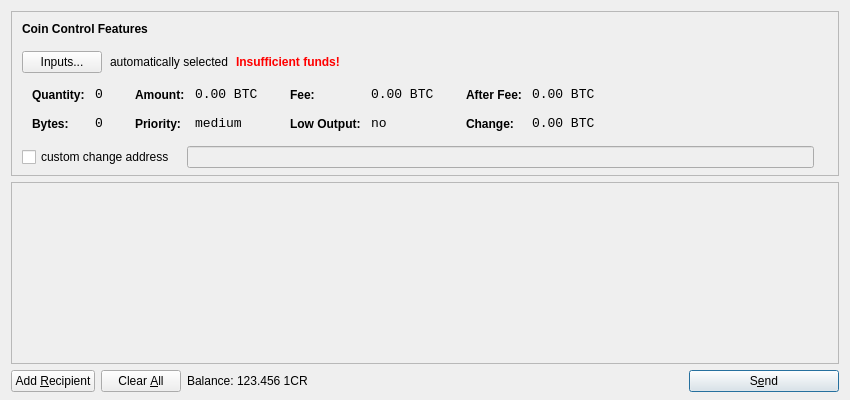
<?xml version="1.0" encoding="UTF-8"?>
<ui version="4.0">
 <class>SendCoinsDialog</class>
 <widget class="QDialog" name="SendCoinsDialog">
  <property name="geometry">
   <rect>
    <x>0</x>
    <y>0</y>
    <width>850</width>
    <height>400</height>
   </rect>
  </property>
  <property name="windowTitle">
   <string>Send Coins</string>
  </property>
  <layout class="QVBoxLayout" name="verticalLayout" stretch="0,1,0">
   <property name="bottomMargin">
    <number>8</number>
   </property>
   <item>
    <widget class="QFrame" name="frameCoinControl">
     <property name="sizePolicy">
      <sizepolicy hsizetype="Expanding" vsizetype="Expanding">
       <horstretch>0</horstretch>
       <verstretch>0</verstretch>
      </sizepolicy>
     </property>
     <property name="maximumSize">
      <size>
       <width>16777215</width>
       <height>16777215</height>
      </size>
     </property>
     <property name="frameShape">
      <enum>QFrame::StyledPanel</enum>
     </property>
     <property name="frameShadow">
      <enum>QFrame::Sunken</enum>
     </property>
     <layout class="QVBoxLayout" name="verticalLayoutCoinControl2">
      <property name="spacing">
       <number>-1</number>
      </property>
      <property name="leftMargin">
       <number>0</number>
      </property>
      <property name="topMargin">
       <number>0</number>
      </property>
      <property name="rightMargin">
       <number>0</number>
      </property>
      <property name="bottomMargin">
       <number>6</number>
      </property>
      <item>
       <layout class="QVBoxLayout" name="verticalLayoutCoinControl" stretch="0,0,0,0,1">
        <property name="spacing">
         <number>0</number>
        </property>
        <property name="leftMargin">
         <number>10</number>
        </property>
        <property name="topMargin">
         <number>10</number>
        </property>
        <item>
         <layout class="QHBoxLayout" name="horizontalLayoutCoinControl1">
          <property name="bottomMargin">
           <number>15</number>
          </property>
          <item>
           <widget class="QLabel" name="labelCoinControlFeatures">
            <property name="sizePolicy">
             <sizepolicy hsizetype="Preferred" vsizetype="Maximum">
              <horstretch>0</horstretch>
              <verstretch>0</verstretch>
             </sizepolicy>
            </property>
            <property name="font">
             <font>
              <weight>75</weight>
              <bold>true</bold>
             </font>
            </property>
            <property name="styleSheet">
             <string notr="true">font-weight:bold;</string>
            </property>
            <property name="text">
             <string>Coin Control Features</string>
            </property>
           </widget>
          </item>
         </layout>
        </item>
        <item>
         <layout class="QHBoxLayout" name="horizontalLayoutCoinControl2" stretch="0,0,0,0">
          <property name="spacing">
           <number>8</number>
          </property>
          <property name="bottomMargin">
           <number>10</number>
          </property>
          <item>
           <widget class="QPushButton" name="pushButtonCoinControl">
            <property name="styleSheet">
             <string notr="true"/>
            </property>
            <property name="text">
             <string>Inputs...</string>
            </property>
           </widget>
          </item>
          <item>
           <widget class="QLabel" name="labelCoinControlAutomaticallySelected">
            <property name="text">
             <string>automatically selected</string>
            </property>
            <property name="margin">
             <number>5</number>
            </property>
           </widget>
          </item>
          <item>
           <widget class="QLabel" name="labelCoinControlInsuffFunds">
            <property name="font">
             <font>
              <weight>75</weight>
              <bold>true</bold>
             </font>
            </property>
            <property name="styleSheet">
             <string notr="true">color:red;font-weight:bold;</string>
            </property>
            <property name="text">
             <string>Insufficient funds!</string>
            </property>
            <property name="margin">
             <number>5</number>
            </property>
           </widget>
          </item>
          <item>
           <spacer name="horizontalSpacerCoinControl">
            <property name="orientation">
             <enum>Qt::Horizontal</enum>
            </property>
            <property name="sizeHint" stdset="0">
             <size>
              <width>40</width>
              <height>1</height>
             </size>
            </property>
           </spacer>
          </item>
         </layout>
        </item>
        <item>
         <widget class="QWidget" name="widgetCoinControl" native="true">
          <property name="sizePolicy">
           <sizepolicy hsizetype="Preferred" vsizetype="Preferred">
            <horstretch>0</horstretch>
            <verstretch>0</verstretch>
           </sizepolicy>
          </property>
          <property name="minimumSize">
           <size>
            <width>0</width>
            <height>0</height>
           </size>
          </property>
          <property name="styleSheet">
           <string notr="true"/>
          </property>
          <layout class="QHBoxLayout" name="horizontalLayoutCoinControl5">
           <property name="margin">
            <number>0</number>
           </property>
           <item>
            <layout class="QHBoxLayout" name="horizontalLayoutCoinControl3" stretch="0,0,0,1">
             <property name="spacing">
              <number>20</number>
             </property>
             <property name="topMargin">
              <number>0</number>
             </property>
             <property name="bottomMargin">
              <number>10</number>
             </property>
             <item>
              <layout class="QFormLayout" name="formLayoutCoinControl1">
               <property name="horizontalSpacing">
                <number>10</number>
               </property>
               <property name="verticalSpacing">
                <number>14</number>
               </property>
               <property name="leftMargin">
                <number>10</number>
               </property>
               <property name="topMargin">
                <number>4</number>
               </property>
               <property name="rightMargin">
                <number>6</number>
               </property>
               <item row="0" column="0">
                <widget class="QLabel" name="labelCoinControlQuantityText">
                 <property name="styleSheet">
                  <string notr="true">font-weight:bold;</string>
                 </property>
                 <property name="text">
                  <string>Quantity:</string>
                 </property>
                 <property name="margin">
                  <number>0</number>
                 </property>
                </widget>
               </item>
               <item row="0" column="1">
                <widget class="QLabel" name="labelCoinControlQuantity">
                 <property name="font">
                  <font>
                   <family>Monospace</family>
                   <pointsize>10</pointsize>
                  </font>
                 </property>
                 <property name="cursor">
                  <cursorShape>IBeamCursor</cursorShape>
                 </property>
                 <property name="contextMenuPolicy">
                  <enum>Qt::ActionsContextMenu</enum>
                 </property>
                 <property name="text">
                  <string notr="true">0</string>
                 </property>
                 <property name="margin">
                  <number>0</number>
                 </property>
                 <property name="textInteractionFlags">
                  <set>Qt::LinksAccessibleByMouse|Qt::TextSelectableByKeyboard|Qt::TextSelectableByMouse</set>
                 </property>
                </widget>
               </item>
               <item row="1" column="0">
                <widget class="QLabel" name="labelCoinControlBytesText">
                 <property name="styleSheet">
                  <string notr="true">font-weight:bold;</string>
                 </property>
                 <property name="text">
                  <string>Bytes:</string>
                 </property>
                </widget>
               </item>
               <item row="1" column="1">
                <widget class="QLabel" name="labelCoinControlBytes">
                 <property name="font">
                  <font>
                   <family>Monospace</family>
                   <pointsize>10</pointsize>
                  </font>
                 </property>
                 <property name="cursor">
                  <cursorShape>IBeamCursor</cursorShape>
                 </property>
                 <property name="contextMenuPolicy">
                  <enum>Qt::ActionsContextMenu</enum>
                 </property>
                 <property name="text">
                  <string notr="true">0</string>
                 </property>
                 <property name="textInteractionFlags">
                  <set>Qt::LinksAccessibleByMouse|Qt::TextSelectableByKeyboard|Qt::TextSelectableByMouse</set>
                 </property>
                </widget>
               </item>
              </layout>
             </item>
             <item>
              <layout class="QFormLayout" name="formLayoutCoinControl2">
               <property name="horizontalSpacing">
                <number>10</number>
               </property>
               <property name="verticalSpacing">
                <number>14</number>
               </property>
               <property name="leftMargin">
                <number>6</number>
               </property>
               <property name="topMargin">
                <number>4</number>
               </property>
               <property name="rightMargin">
                <number>6</number>
               </property>
               <item row="0" column="0">
                <widget class="QLabel" name="labelCoinControlAmountText">
                 <property name="styleSheet">
                  <string notr="true">font-weight:bold;</string>
                 </property>
                 <property name="text">
                  <string>Amount:</string>
                 </property>
                 <property name="margin">
                  <number>0</number>
                 </property>
                </widget>
               </item>
               <item row="0" column="1">
                <widget class="QLabel" name="labelCoinControlAmount">
                 <property name="font">
                  <font>
                   <family>Monospace</family>
                   <pointsize>10</pointsize>
                  </font>
                 </property>
                 <property name="cursor">
                  <cursorShape>IBeamCursor</cursorShape>
                 </property>
                 <property name="contextMenuPolicy">
                  <enum>Qt::ActionsContextMenu</enum>
                 </property>
                 <property name="text">
                  <string notr="true">0.00 BTC</string>
                 </property>
                 <property name="textInteractionFlags">
                  <set>Qt::LinksAccessibleByMouse|Qt::TextSelectableByKeyboard|Qt::TextSelectableByMouse</set>
                 </property>
                </widget>
               </item>
               <item row="1" column="0">
                <widget class="QLabel" name="labelCoinControlPriorityText">
                 <property name="styleSheet">
                  <string notr="true">font-weight:bold;</string>
                 </property>
                 <property name="text">
                  <string>Priority:</string>
                 </property>
                </widget>
               </item>
               <item row="1" column="1">
                <widget class="QLabel" name="labelCoinControlPriority">
                 <property name="font">
                  <font>
                   <family>Monospace</family>
                   <pointsize>10</pointsize>
                  </font>
                 </property>
                 <property name="cursor">
                  <cursorShape>IBeamCursor</cursorShape>
                 </property>
                 <property name="contextMenuPolicy">
                  <enum>Qt::ActionsContextMenu</enum>
                 </property>
                 <property name="text">
                  <string>medium</string>
                 </property>
                 <property name="textInteractionFlags">
                  <set>Qt::LinksAccessibleByMouse|Qt::TextSelectableByKeyboard|Qt::TextSelectableByMouse</set>
                 </property>
                </widget>
               </item>
              </layout>
             </item>
             <item>
              <layout class="QFormLayout" name="formLayoutCoinControl3">
               <property name="horizontalSpacing">
                <number>10</number>
               </property>
               <property name="verticalSpacing">
                <number>14</number>
               </property>
               <property name="leftMargin">
                <number>6</number>
               </property>
               <property name="topMargin">
                <number>4</number>
               </property>
               <property name="rightMargin">
                <number>6</number>
               </property>
               <item row="0" column="0">
                <widget class="QLabel" name="labelCoinControlFeeText">
                 <property name="styleSheet">
                  <string notr="true">font-weight:bold;</string>
                 </property>
                 <property name="text">
                  <string>Fee:</string>
                 </property>
                 <property name="margin">
                  <number>0</number>
                 </property>
                </widget>
               </item>
               <item row="0" column="1">
                <widget class="QLabel" name="labelCoinControlFee">
                 <property name="font">
                  <font>
                   <family>Monospace</family>
                   <pointsize>10</pointsize>
                  </font>
                 </property>
                 <property name="cursor">
                  <cursorShape>IBeamCursor</cursorShape>
                 </property>
                 <property name="contextMenuPolicy">
                  <enum>Qt::ActionsContextMenu</enum>
                 </property>
                 <property name="text">
                  <string notr="true">0.00 BTC</string>
                 </property>
                 <property name="textInteractionFlags">
                  <set>Qt::LinksAccessibleByMouse|Qt::TextSelectableByKeyboard|Qt::TextSelectableByMouse</set>
                 </property>
                </widget>
               </item>
               <item row="1" column="0">
                <widget class="QLabel" name="labelCoinControlLowOutputText">
                 <property name="styleSheet">
                  <string notr="true">font-weight:bold;</string>
                 </property>
                 <property name="text">
                  <string>Low Output:</string>
                 </property>
                </widget>
               </item>
               <item row="1" column="1">
                <widget class="QLabel" name="labelCoinControlLowOutput">
                 <property name="font">
                  <font>
                   <family>Monospace</family>
                   <pointsize>10</pointsize>
                  </font>
                 </property>
                 <property name="cursor">
                  <cursorShape>IBeamCursor</cursorShape>
                 </property>
                 <property name="contextMenuPolicy">
                  <enum>Qt::ActionsContextMenu</enum>
                 </property>
                 <property name="text">
                  <string>no</string>
                 </property>
                 <property name="textInteractionFlags">
                  <set>Qt::LinksAccessibleByMouse|Qt::TextSelectableByKeyboard|Qt::TextSelectableByMouse</set>
                 </property>
                </widget>
               </item>
              </layout>
             </item>
             <item>
              <layout class="QFormLayout" name="formLayoutCoinControl4">
               <property name="horizontalSpacing">
                <number>10</number>
               </property>
               <property name="verticalSpacing">
                <number>14</number>
               </property>
               <property name="leftMargin">
                <number>6</number>
               </property>
               <property name="topMargin">
                <number>4</number>
               </property>
               <property name="rightMargin">
                <number>6</number>
               </property>
               <item row="0" column="0">
                <widget class="QLabel" name="labelCoinControlAfterFeeText">
                 <property name="styleSheet">
                  <string notr="true">font-weight:bold;</string>
                 </property>
                 <property name="text">
                  <string>After Fee:</string>
                 </property>
                 <property name="margin">
                  <number>0</number>
                 </property>
                </widget>
               </item>
               <item row="0" column="1">
                <widget class="QLabel" name="labelCoinControlAfterFee">
                 <property name="font">
                  <font>
                   <family>Monospace</family>
                   <pointsize>10</pointsize>
                  </font>
                 </property>
                 <property name="cursor">
                  <cursorShape>IBeamCursor</cursorShape>
                 </property>
                 <property name="contextMenuPolicy">
                  <enum>Qt::ActionsContextMenu</enum>
                 </property>
                 <property name="text">
                  <string notr="true">0.00 BTC</string>
                 </property>
                 <property name="textInteractionFlags">
                  <set>Qt::LinksAccessibleByMouse|Qt::TextSelectableByKeyboard|Qt::TextSelectableByMouse</set>
                 </property>
                </widget>
               </item>
               <item row="1" column="0">
                <widget class="QLabel" name="labelCoinControlChangeText">
                 <property name="styleSheet">
                  <string notr="true">font-weight:bold;</string>
                 </property>
                 <property name="text">
                  <string>Change:</string>
                 </property>
                </widget>
               </item>
               <item row="1" column="1">
                <widget class="QLabel" name="labelCoinControlChange">
                 <property name="font">
                  <font>
                   <family>Monospace</family>
                   <pointsize>10</pointsize>
                  </font>
                 </property>
                 <property name="cursor">
                  <cursorShape>IBeamCursor</cursorShape>
                 </property>
                 <property name="contextMenuPolicy">
                  <enum>Qt::ActionsContextMenu</enum>
                 </property>
                 <property name="text">
                  <string notr="true">0.00 BTC</string>
                 </property>
                 <property name="textInteractionFlags">
                  <set>Qt::LinksAccessibleByMouse|Qt::TextSelectableByKeyboard|Qt::TextSelectableByMouse</set>
                 </property>
                </widget>
               </item>
              </layout>
             </item>
            </layout>
           </item>
          </layout>
         </widget>
        </item>
        <item>
         <layout class="QHBoxLayout" name="horizontalLayoutCoinControl4" stretch="0,0,0">
          <property name="spacing">
           <number>12</number>
          </property>
          <property name="sizeConstraint">
           <enum>QLayout::SetDefaultConstraint</enum>
          </property>
          <property name="topMargin">
           <number>5</number>
          </property>
          <property name="rightMargin">
           <number>5</number>
          </property>
          <item>
           <widget class="QCheckBox" name="checkBoxCoinControlChange">
            <property name="text">
             <string>custom change address</string>
            </property>
           </widget>
          </item>
          <item>
           <widget class="QLineEdit" name="lineEditCoinControlChange">
            <property name="enabled">
             <bool>false</bool>
            </property>
            <property name="sizePolicy">
             <sizepolicy hsizetype="Expanding" vsizetype="Fixed">
              <horstretch>0</horstretch>
              <verstretch>0</verstretch>
             </sizepolicy>
            </property>
           </widget>
          </item>
          <item>
           <widget class="QLabel" name="labelCoinControlChangeLabel">
            <property name="sizePolicy">
             <sizepolicy hsizetype="Preferred" vsizetype="Expanding">
              <horstretch>0</horstretch>
              <verstretch>0</verstretch>
             </sizepolicy>
            </property>
            <property name="minimumSize">
             <size>
              <width>0</width>
              <height>0</height>
             </size>
            </property>
            <property name="text">
             <string/>
            </property>
            <property name="margin">
             <number>3</number>
            </property>
           </widget>
          </item>
         </layout>
        </item>
        <item>
         <spacer name="verticalSpacerCoinControl">
          <property name="orientation">
           <enum>Qt::Vertical</enum>
          </property>
          <property name="sizeHint" stdset="0">
           <size>
            <width>800</width>
            <height>1</height>
           </size>
          </property>
         </spacer>
        </item>
       </layout>
      </item>
     </layout>
    </widget>
   </item>
   <item>
    <widget class="QScrollArea" name="scrollArea">
     <property name="widgetResizable">
      <bool>true</bool>
     </property>
     <widget class="QWidget" name="scrollAreaWidgetContents">
      <property name="geometry">
       <rect>
        <x>0</x>
        <y>0</y>
        <width>830</width>
        <height>165</height>
       </rect>
      </property>
      <layout class="QVBoxLayout" name="verticalLayout_2">
       <property name="margin">
        <number>0</number>
       </property>
       <item>
        <layout class="QVBoxLayout" name="entries">
         <property name="spacing">
          <number>6</number>
         </property>
        </layout>
       </item>
       <item>
        <spacer name="verticalSpacer">
         <property name="orientation">
          <enum>Qt::Vertical</enum>
         </property>
         <property name="sizeHint" stdset="0">
          <size>
           <width>20</width>
           <height>40</height>
          </size>
         </property>
        </spacer>
       </item>
      </layout>
     </widget>
    </widget>
   </item>
   <item>
    <layout class="QHBoxLayout" name="horizontalLayout">
     <item>
      <widget class="QPushButton" name="addButton">
       <property name="toolTip">
        <string>Send to multiple recipients at once</string>
       </property>
       <property name="text">
        <string>Add &amp;Recipient</string>
       </property>
       <property name="icon">
        <iconset resource="../bitcoin.qrc">
         <normaloff>:/icons/add</normaloff>:/icons/add</iconset>
       </property>
       <property name="autoDefault">
        <bool>false</bool>
       </property>
      </widget>
     </item>
     <item>
      <widget class="QPushButton" name="clearButton">
       <property name="sizePolicy">
        <sizepolicy hsizetype="Minimum" vsizetype="Fixed">
         <horstretch>0</horstretch>
         <verstretch>0</verstretch>
        </sizepolicy>
       </property>
       <property name="toolTip">
        <string>Remove all transaction fields</string>
       </property>
       <property name="text">
        <string>Clear &amp;All</string>
       </property>
       <property name="icon">
        <iconset resource="../bitcoin.qrc">
         <normaloff>:/icons/remove</normaloff>:/icons/remove</iconset>
       </property>
       <property name="autoRepeatDelay">
        <number>300</number>
       </property>
       <property name="autoDefault">
        <bool>false</bool>
       </property>
      </widget>
     </item>
     <item>
      <layout class="QHBoxLayout" name="horizontalLayout_2">
       <property name="spacing">
        <number>3</number>
       </property>
       <item>
        <widget class="QLabel" name="label">
         <property name="text">
          <string>Balance:</string>
         </property>
        </widget>
       </item>
       <item>
        <widget class="QLabel" name="labelBalance">
         <property name="cursor">
          <cursorShape>IBeamCursor</cursorShape>
         </property>
         <property name="text">
          <string>123.456 1CR</string>
         </property>
         <property name="textInteractionFlags">
          <set>Qt::LinksAccessibleByMouse|Qt::TextSelectableByKeyboard|Qt::TextSelectableByMouse</set>
         </property>
        </widget>
       </item>
      </layout>
     </item>
     <item>
      <spacer name="horizontalSpacer">
       <property name="orientation">
        <enum>Qt::Horizontal</enum>
       </property>
       <property name="sizeHint" stdset="0">
        <size>
         <width>40</width>
         <height>20</height>
        </size>
       </property>
      </spacer>
     </item>
     <item>
      <widget class="QPushButton" name="sendButton">
       <property name="minimumSize">
        <size>
         <width>150</width>
         <height>0</height>
        </size>
       </property>
       <property name="toolTip">
        <string>Confirm the send action</string>
       </property>
       <property name="text">
        <string>S&amp;end</string>
       </property>
       <property name="icon">
        <iconset resource="../bitcoin.qrc">
         <normaloff>:/icons/send</normaloff>:/icons/send</iconset>
       </property>
       <property name="default">
        <bool>true</bool>
       </property>
      </widget>
     </item>
    </layout>
   </item>
  </layout>
 </widget>
 <resources>
  <include location="../bitcoin.qrc"/>
 </resources>
 <connections/>
</ui>
